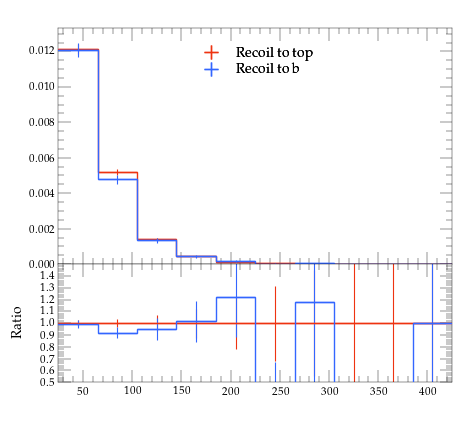

The Python source for this figure:
#! /usr/bin/env python

# This Python script was auto-generated using YODA v2.0.2.
# Analysis object: /MC_HFDECAYS/B0S_pT
# Timestamp: 31-07-2026 (13:13:51)

import matplotlib as mpl
import matplotlib.pyplot as plt
mpl.use('Agg') # comment out for interactive use
import os
import numpy as np

plotDir = os.path.split(os.path.realpath(__file__))[0]
if 'YODA_USER_PLOT_PATH' in globals():
    plot_outdir = globals()['YODA_USER_PLOT_PATH']
else:
    plot_outdir = plotDir

#plot style
plt.style.use(os.path.join(plotDir, '../default.mplstyle'))
# plot metadata
figW, figH = plt.rcParams['figure.figsize']
ax_xLabel = r''
ax_yLabel = r''
ax_title  = r''
ax_xScale = 'linear'
ax_yScale = 'linear'
xLims = (25.0, 425.0)
yLims = (0.0, 0.013332066000000002)

# TeX-friendly labels for the legend
labels = {
    'legend' : ([ r"Recoil to top", r"Recoil to b" ], r""),
}

# Adjust canvas width and height
canvasW = 10.0
canvasH = 9.0
figW *= canvasW/10.
figH *= canvasH/9.

# Create figure and axis objects
fig, (ax, ratio0_ax) = plt.subplots(2, 1, sharex=True,
                  figsize=(figW,figH), gridspec_kw={'height_ratios': (6.0, 3.0)})

# Set figure margins
plt.subplots_adjust(
    left   = 1.0 * plt.rcParams['figure.subplot.left'],
    right  = 1.0 * plt.rcParams['figure.subplot.right'],
    top    = 1.0 * plt.rcParams['figure.subplot.top'],
    bottom = 1.0 * plt.rcParams['figure.subplot.bottom'])

ratio0_ax.yaxis.set_major_locator(mpl.ticker.MultipleLocator(0.1))
ratio0_ax.set_ylim(0.5, 1.4999)
ratio0_ax.set_ylabel('Ratio')

# the numerical data is stored in a separate file
dataf = dict()
prefix = os.path.split(__file__)[0]
if prefix:    prefix = prefix + '/'
exec(open(prefix+'B0S_pT__data.py').read(), dataf)


legend_handles = dict() # keep track of handles for the legend

# style options for curves
# starts at zorder>=5 to draw curve on top of legend
styles = {
  'recoil_t': {
    'color' : '#EE3311',
    'linestyle' : '-',
    'linewidth' : 1,
    'marker' : 'none',
    'markersize' : 2,
    'capsize' : 0.0,
    'zorder' : 5,
    'histstyle' : 1,
    'drawstyle' : 'steps-pre',
    'xerrorbars' : 1,
    'yerrorbars' : 1,
    'fillcolor' : None,
    'fillopacity' : 1.0,
    'ratio0_linestyle' : '-',
    'ratio0_linewidth' : 1,
    'ratio0_marker' : 'none',
    'ratio0_markersize' : 2,
    'ratio0_capsize' : 0.0,
    'ratio0_zorder' : 5,
    'ratio0_histstyle' : 1,
    'ratio0_drawstyle' : 'steps-pre',
    'ratio0_xerrorbars' : 1,
    'ratio0_yerrorbars' : 1,
  },
  'recoil_b': {
    'color' : '#3366FF',
    'linestyle' : '-',
    'linewidth' : 1,
    'marker' : 'none',
    'markersize' : 2,
    'capsize' : 0.0,
    'zorder' : 6,
    'histstyle' : 1,
    'drawstyle' : 'steps-pre',
    'xerrorbars' : 1,
    'yerrorbars' : 1,
    'fillcolor' : None,
    'fillopacity' : 1.0,
    'ratio0_linestyle' : '-',
    'ratio0_linewidth' : 1,
    'ratio0_marker' : 'none',
    'ratio0_markersize' : 2,
    'ratio0_capsize' : 0.0,
    'ratio0_zorder' : 6,
    'ratio0_histstyle' : 1,
    'ratio0_drawstyle' : 'steps-pre',
    'ratio0_xerrorbars' : 1,
    'ratio0_yerrorbars' : 1,
  },
}

# curve from input yoda files in main panel
for label, yvals in dataf['yvals'].items():
    if all(np.isnan(v) for v in dataf['yvals'][label]):
        continue
    tmp = None
    if styles[label]['histstyle']: # draw as histogram
        xpos = dataf['xedges'][label] if styles[label]['drawstyle'] else dataf['xpoints'][label]
        ypos = np.insert(yvals, 0, yvals[0]) if styles[label]['drawstyle'] else yvals
        if styles[label]['fillcolor']: # fill area below curve
            ax.fill_between(xpos, ypos, step='pre',
                            color=styles[label]['fillcolor'],
                            alpha=styles[label]['fillopacity'])
        tmp, = ax.plot(xpos, ypos,
                       color=styles[label]['color'],
                       linestyle=styles[label]['linestyle'],
                       linewidth=styles[label]['linewidth'],
                       drawstyle=styles[label]['drawstyle'], solid_joinstyle='miter',
                       zorder=styles[label]['zorder'], label=label)
    tmp = ax.errorbar(dataf['xpoints'][label], yvals,
                      xerr=np.array(dataf['xerrs'][label])*styles[label]['xerrorbars'],
                      yerr=np.array(dataf['yerrs'][label])*styles[label]['yerrorbars'],
                      fmt=styles[label]['marker'], capsize=styles[label]['capsize'],
                      markersize=styles[label]['markersize'],
                      ecolor=styles[label]['color'],
                      color=styles[label]['color'], zorder=styles[label]['zorder'])
    tmp[-1][0].set_linestyle(styles[label]['linestyle'])
    tmp[-1][0].set_linewidth(styles[label]['linewidth'])
    if label in dataf['add_legend_handle']:  legend_handles[label] = tmp
    for varLabel in dataf['variation_yvals'].keys():
        if varLabel.startswith(label):
            tmp, = ax.plot(dataf['xedges'][label], dataf['variation_yvals'][varLabel],
                           color=styles[label]['color'],
                           linestyle=styles[label]['linestyle'],
                           linewidth=styles[label]['linewidth'],
                           drawstyle='steps-pre', solid_joinstyle='miter',
                           zorder=styles[label]['zorder'], alpha=0.5)


# plots on ratio panel
# curve from input yoda files in ratio panel
for label, yvals in dataf['ratio0_yvals'].items():
    if all(np.isnan(v) for v in yvals):
        continue
    if styles[label]['ratio0_histstyle']: # plot as histogram
        xpos = dataf['xedges']['recoil_t'] if styles[label]['ratio0_drawstyle'] else dataf['xpoints']['recoil_t']
        ypos = np.insert(yvals, 0, yvals[0]) if styles[label]['ratio0_drawstyle'] else yvals
        ratio0_ax.plot(xpos, ypos,
                       color=styles[label]['color'],
                       linewidth=styles[label]['linewidth'],
                       linestyle=styles[label]['ratio0_linestyle'],
                       drawstyle=styles[label]['ratio0_drawstyle'], zorder=styles[label]['zorder'],
                       solid_joinstyle='miter')
    tmp = ratio0_ax.errorbar(dataf['xpoints']['recoil_t'], yvals,
                             xerr=np.array(dataf['ref_xerrs'])*styles[label]['ratio0_xerrorbars'],
                             yerr=np.array(dataf['ratio0_yerrs'][label])*styles[label]['ratio0_yerrorbars'],
                             fmt=styles[label]['ratio0_marker'], capsize=styles[label]['ratio0_capsize'],
                             markersize=styles[label]['ratio0_markersize'],
                             ecolor=styles[label]['color'],
                             color=styles[label]['color'])
    tmp[-1][0].set_linestyle(styles[label]['ratio0_linestyle'])
    tmp[-1][0].set_linewidth(styles[label]['ratio0_linewidth'])

    for varlabel in dataf['ratio0_variation_vals'].keys():
        if varlabel.startswith(label):
            ratio0_ax.plot(dataf['xedges']['recoil_t'],
                            dataf['ratio0_variation_vals'][varlabel],
                            color=styles[label]['color'],
                            linestyle=styles[label]['linestyle'],
                            linewidth=styles[label]['linewidth'],
                            drawstyle='steps-pre', solid_joinstyle='miter',
                            zorder=1, alpha=0.5)

legend_items = list(legend_handles.values())
ax.add_artist(ax.legend(legend_items,
                        labels['legend'][0],
                        title=labels['legend'][1],
                        alignment='left',
                        loc='upper center',
                        bbox_to_anchor=(0.5, 0.97)))

# set plot metadata as defined above
ratio0_ax.set_xlabel(ax_xLabel)
ratio0_ax.xaxis.set_label_coords(1., -0.15)
ax.set_ylabel(ax_yLabel, ha='right', va='top')
ax.yaxis.set_label_coords(-0.11, 1.0)
ax.set_title(ax_title, loc='left')
ax.set_xscale(ax_xScale)
ax.set_yscale(ax_yScale)
ax.set_xlim(xLims)
ax.set_ylim(yLims)

# tick formatting
plt.rcParams['xtick.top'] = True
plt.rcParams['ytick.right'] = True
fig.align_ylabels((ax, ratio0_ax))
plt.savefig(os.path.join(plot_outdir, 'B0S_pT.pdf'), format='PDF')
plt.savefig(os.path.join(plot_outdir, 'B0S_pT.png'), format='PNG')

plt.close(fig)
